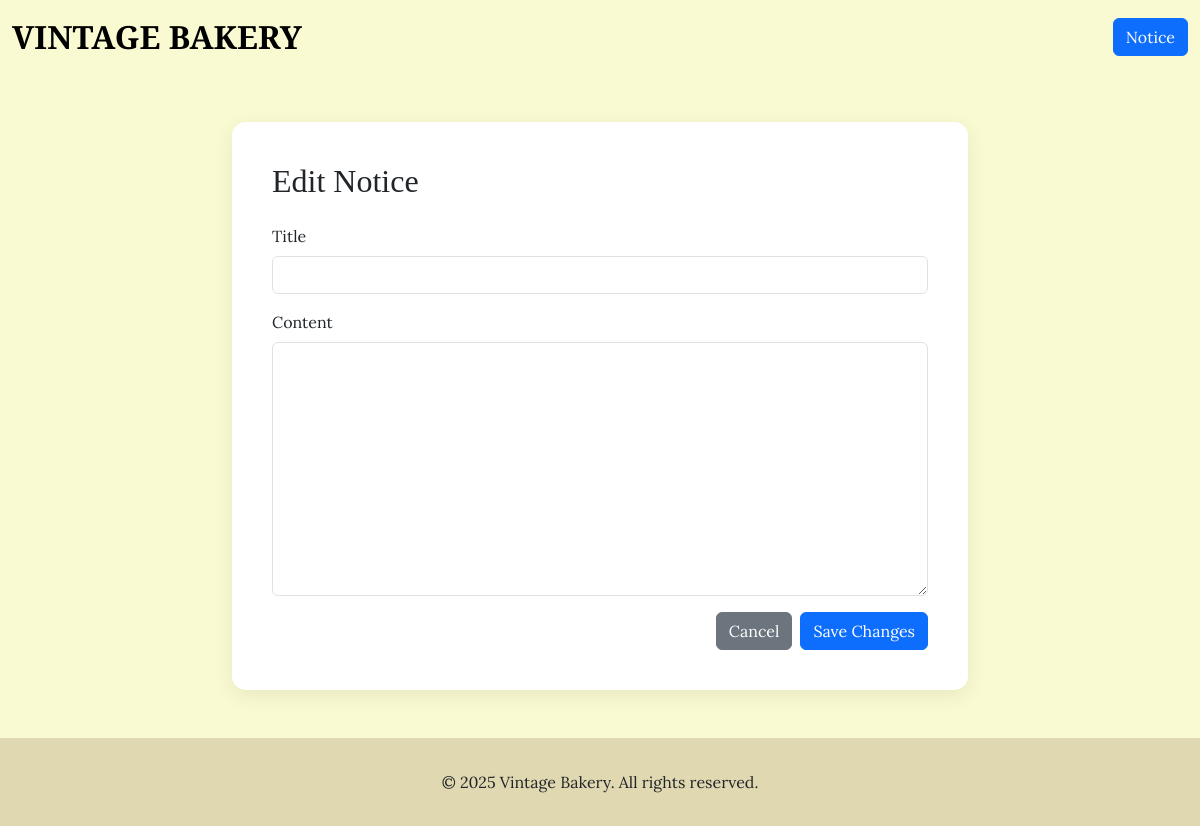
Page /notice/1/edit on the earlier database version.
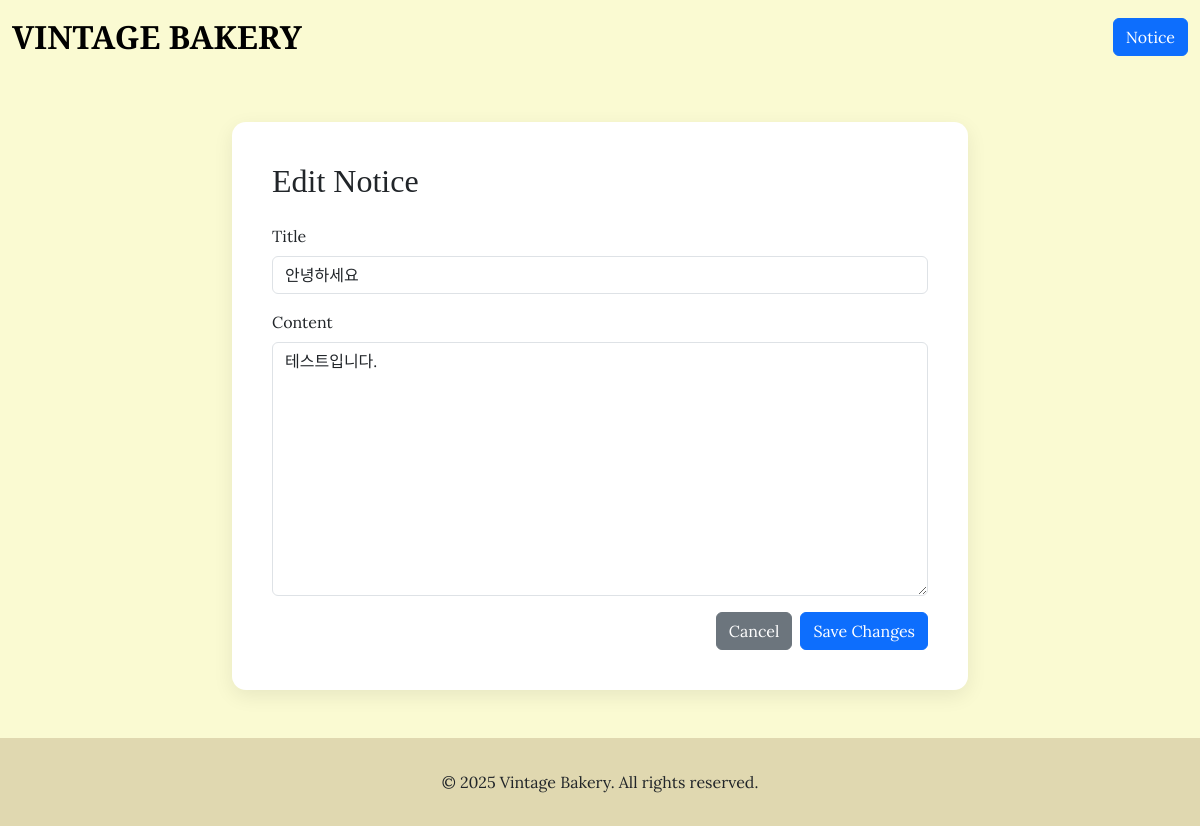
Same page on the later database version.
### tables this page shows
CREATE TABLE notices (
        id INTEGER PRIMARY KEY AUTOINCREMENT,
        title TEXT NOT NULL,
        content TEXT NOT NULL,
        created_at TIMESTAMP DEFAULT CURRENT_TIMESTAMP,
        updated_at TIMESTAMP DEFAULT CURRENT_TIMESTAMP
    );

### main.py (the view)
@app.get("/notice/{notice_id}/edit", response_class=HTMLResponse)
async def notice_edit_form(request: Request, notice_id: int):
    db = get_db()
    cursor = db.cursor()
    cursor.execute("SELECT * FROM notices WHERE id = ?", (notice_id,))
    notice = cursor.fetchone()
    db.close()
    return templates.TemplateResponse("notice_edit.html", {"request": request, "notice": notice})

### templates/notice_edit.html (shortened to what this page needs)
<!DOCTYPE html>
<html lang="ko">
<head>
    <link href="https://cdn.jsdelivr.net/npm/bootstrap@5.3.2/dist/css/bootstrap.min.css" rel="stylesheet">
</head>
<body>
    <nav class="navbar navbar-expand-lg navbar-light">
        <div class="container-fluid">
            <a class="navbar-brand text-uppercase" href="/">Vintage Bakery</a>
            <a href="/notice" class="btn btn-primary ms-auto">Notice</a>
        </div>
    </nav>
    <main class="container my-5 main-container">
        <div class="row justify-content-center">
            <div class="col-lg-8">
                <div class="form-card">
                    <h1 class="h2 mb-4" style="font-family: var(--font-family-heading);">Edit Notice</h1>
                    <form action="/notice/{{ notice.id }}/edit" method="post">
                        <div class="mb-3">
                            <label for="title" class="form-label">Title</label>
                            <input type="text" class="form-control" id="title" name="title" value="{{ notice.title }}" required>
                        </div>
                        <div class="mb-3">
                            <label for="content" class="form-label">Content</label>
                            <textarea class="form-control" id="content" name="content" rows="10" required>{{ notice.content }}</textarea>
                        </div>
                        <div class="d-flex justify-content-end">
                            <a href="/notice/{{ notice.id }}" class="btn btn-secondary me-2">Cancel</a>
                            <button type="submit" class="btn btn-primary">Save Changes</button>
                        </div>
                    </form>
                </div>
            </div>
        </div>
    </main>
    <footer class="text-center">
        <div class="container">
            <p class="mb-0">© 2025 Vintage Bakery. All rights reserved.</p>
        </div>
    </footer>
</body>
</html>

Differences in the rows shown:
added notices: title "안녕하세요", content "테스트입니다."
